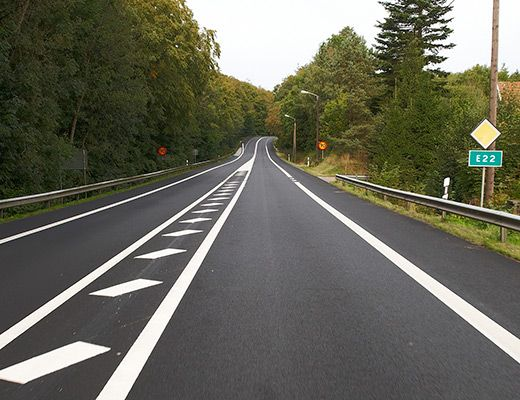
#> input picture road.jpg, 520 x 400 px, found by its file name
$ python data_aug.py
#> lines starting #> are read from the running program, lines starting #| are printed output that depends on the picture
#> further down, image is the input picture: shape (400, 520, 3); mean B, G, R 89.5, 102.9, 103.1
import cv2
import numpy as np


def flip_image(img):
    return cv2.flip(img, 1)  # 1 for flipping vertical


def dark_image(img, low=0.2, high=0.75):
    img = img.astype(np.float32)  # convert to float
    r_num = np.random.uniform(low, high)  # generate random numbers between a range
    img[:, :, :] *= r_num
    np.clip(img, 0, 255)  # values below 0 become - and values above 255 becomes 255
    return img.astype(np.uint8)


def add_random_shadow(img, w_low=0.6, w_high=0.85):
#> called with w_low = 0.6, w_high = 0.85
    cols, rows = (img.shape[0], img.shape[1])
#> cols = 400; rows = 520

    top_y = np.random.random_sample() * rows
#> top_y = 285.4
    bottom_y = np.random.random_sample() * rows
#> bottom_y = 371.9
    bottom_y_right = bottom_y + np.random.random_sample() * (rows - bottom_y)
#> bottom_y_right = 461.2
    top_y_right = top_y + np.random.random_sample() * (rows - top_y)
#> top_y_right = 413.2
    if np.random.random_sample() <= 0.5:
        bottom_y_right = bottom_y - np.random.random_sample() * bottom_y
#> bottom_y_right = 131.7
        top_y_right = top_y - np.random.random_sample() * top_y
#> top_y_right = 160.5

    poly = np.asarray([[[top_y, 0], [bottom_y, cols], [bottom_y_right, cols], [top_y_right, 0]]], dtype=np.int32)

    mask_weight = np.random.uniform(w_low, w_high)
    origin_weight = 1 - mask_weight

    mask = np.copy(img).astype(np.int32)
    cv2.fillPoly(mask, poly, (0, 0, 0))
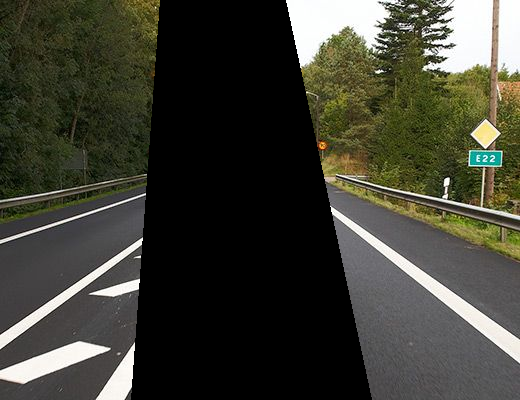
#> mask: shape (400, 520, 3) int32; mean B, G, R 52.7, 63.4, 63.3
    return cv2.addWeighted(img.astype(np.int32), origin_weight, mask, mask_weight, 0).astype(np.uint8)
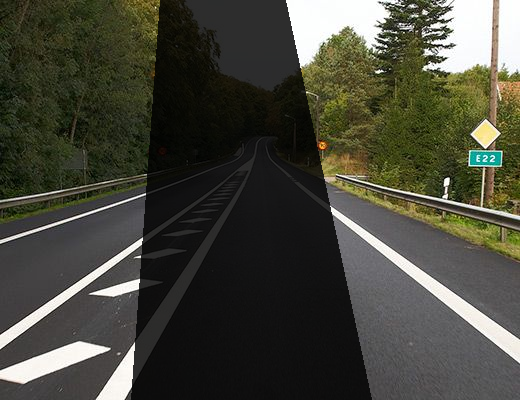
#> returned value: shape (400, 520, 3); mean of channels 0, 1, 2 59.2, 70.4, 70.3; drawn as B, G, R


image = cv2.imread('road.JPG')
cv2.imshow('shadow', add_random_shadow(image))
cv2.imshow('dark', dark_image(image))
#> in dark_image, `img[:, :, :] *= r_num`:
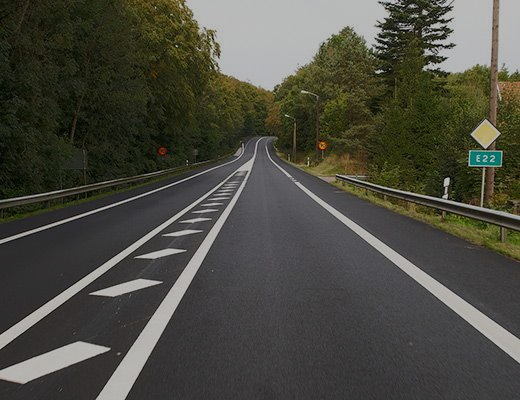
#> img: shape (400, 520, 3) float32; mean B, G, R 65.3, 75.1, 75.3
cv2.imshow('flipped image', flip_image(image))
#> in flip_image, `return cv2.flip(img, 1)`:
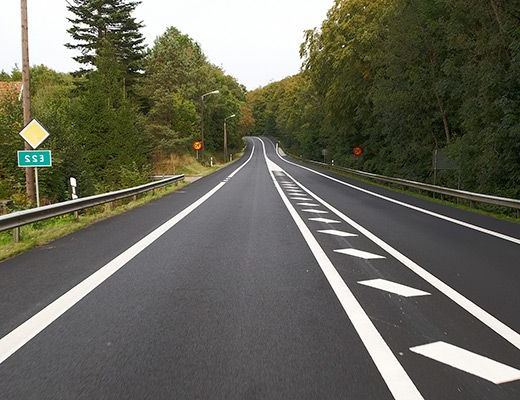
#> returned value: shape (400, 520, 3); mean of channels 0, 1, 2 89.5, 102.9, 103.1; drawn as B, G, R

cv2.waitKey(0)
